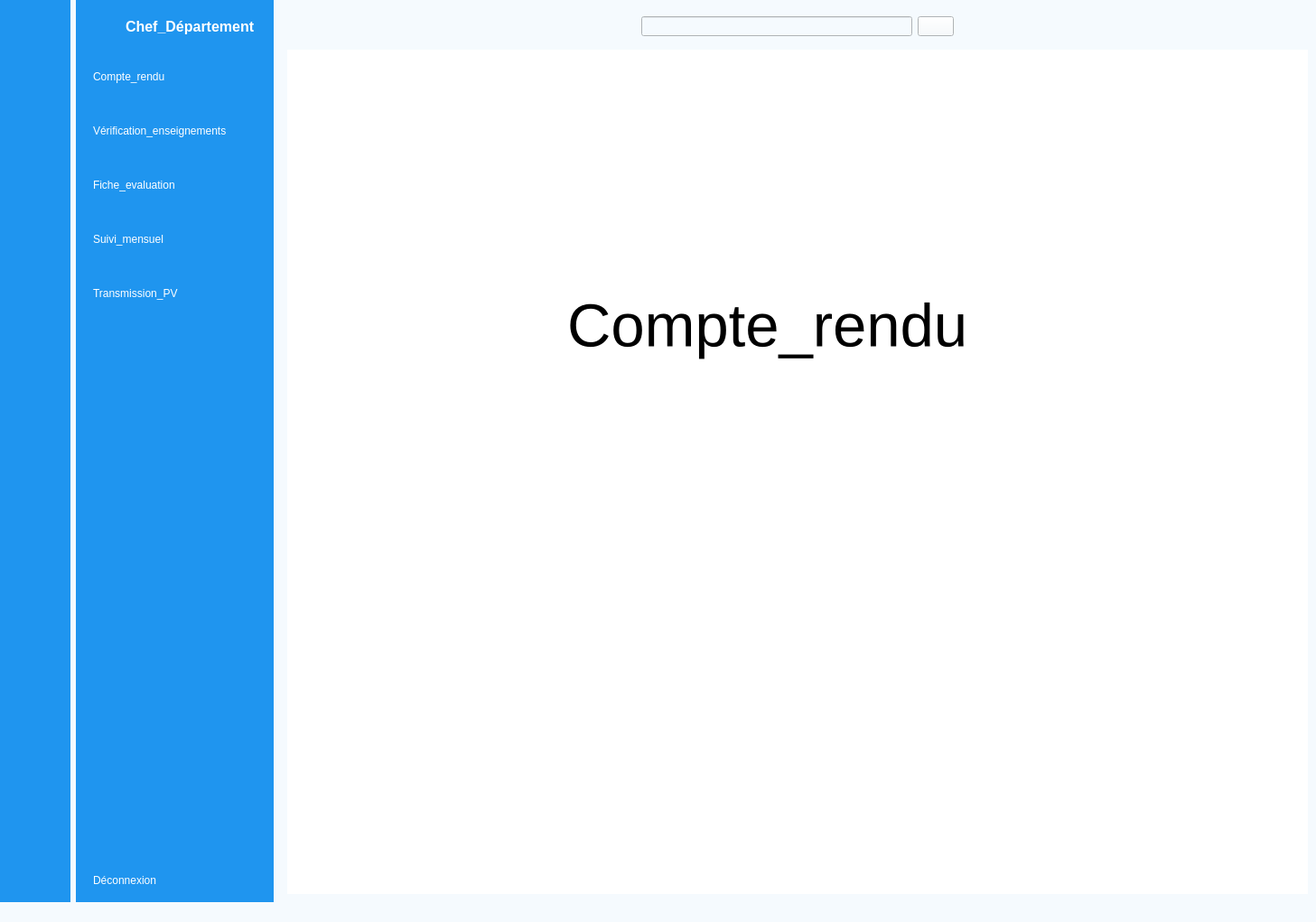
<?xml version="1.0" encoding="UTF-8"?>
<ui version="4.0">
 <class>MainWindow</class>
 <widget class="QMainWindow" name="MainWindow">
  <property name="geometry">
   <rect>
    <x>0</x>
    <y>0</y>
    <width>1457</width>
    <height>1021</height>
   </rect>
  </property>
  <property name="windowTitle">
   <string>MainWindow</string>
  </property>
  <property name="styleSheet">
   <string notr="true">background-color: rgb(245, 250, 254)</string>
  </property>
  <widget class="QWidget" name="centralwidget">
   <layout class="QGridLayout" name="gridLayout">
    <property name="leftMargin">
     <number>0</number>
    </property>
    <property name="topMargin">
     <number>0</number>
    </property>
    <property name="rightMargin">
     <number>0</number>
    </property>
    <property name="bottomMargin">
     <number>0</number>
    </property>
    <item row="0" column="0">
     <widget class="QWidget" name="icon_only_widget" native="true">
      <property name="styleSheet">
       <string notr="true">QWidget{
	background-color: rgb(31, 149, 239);	
}
QPushButton{
	color: white;
	height: 30px;
	border: none;
	border-radius: 10px;
}
QPushButton:checked{
	background-color: #F5FAFE;
	color: #1F95EF;
	font-weight: bold;
}</string>
      </property>
      <layout class="QVBoxLayout" name="verticalLayout_3">
       <item>
        <layout class="QHBoxLayout" name="horizontalLayout_3">
         <item>
          <widget class="QLabel" name="label">
           <property name="minimumSize">
            <size>
             <width>60</width>
             <height>40</height>
            </size>
           </property>
           <property name="maximumSize">
            <size>
             <width>40</width>
             <height>40</height>
            </size>
           </property>
           <property name="text">
            <string/>
           </property>
           <property name="pixmap">
            <pixmap resource="resources.qrc">:/images/Capture d’écran du 2024-04-10 00-58-39.png</pixmap>
           </property>
          </widget>
         </item>
        </layout>
       </item>
       <item>
        <layout class="QVBoxLayout" name="verticalLayout">
         <property name="spacing">
          <number>30</number>
         </property>
         <property name="topMargin">
          <number>15</number>
         </property>
         <item>
          <widget class="QPushButton" name="compte_1">
           <property name="enabled">
            <bool>true</bool>
           </property>
           <property name="text">
            <string/>
           </property>
           <property name="icon">
            <iconset resource="resources.qrc">
             <normaloff>:/images/Capture d’écran du 2024-04-10 12-33-46.png</normaloff>:/images/Capture d’écran du 2024-04-10 12-33-46.png</iconset>
           </property>
           <property name="checkable">
            <bool>true</bool>
           </property>
           <property name="autoExclusive">
            <bool>true</bool>
           </property>
          </widget>
         </item>
         <item>
          <widget class="QPushButton" name="verification_1">
           <property name="text">
            <string/>
           </property>
           <property name="icon">
            <iconset resource="resources.qrc">
             <normaloff>:/images/Capture d’écran du 2024-04-10 01-33-53.png</normaloff>:/images/Capture d’écran du 2024-04-10 01-33-53.png</iconset>
           </property>
           <property name="checkable">
            <bool>true</bool>
           </property>
           <property name="autoExclusive">
            <bool>true</bool>
           </property>
          </widget>
         </item>
         <item>
          <widget class="QPushButton" name="fiche_1">
           <property name="text">
            <string/>
           </property>
           <property name="icon">
            <iconset resource="resources.qrc">
             <normaloff>:/images/Capture d’écran du 2024-04-10 01-34-51.png</normaloff>:/images/Capture d’écran du 2024-04-10 01-34-51.png</iconset>
           </property>
           <property name="checkable">
            <bool>true</bool>
           </property>
           <property name="autoExclusive">
            <bool>true</bool>
           </property>
          </widget>
         </item>
         <item>
          <widget class="QPushButton" name="suivi_1">
           <property name="text">
            <string/>
           </property>
           <property name="icon">
            <iconset resource="resources.qrc">
             <normaloff>:/images/Capture d’écran du 2024-04-10 01-36-10.png</normaloff>:/images/Capture d’écran du 2024-04-10 01-36-10.png</iconset>
           </property>
           <property name="checkable">
            <bool>true</bool>
           </property>
           <property name="autoExclusive">
            <bool>true</bool>
           </property>
          </widget>
         </item>
         <item>
          <widget class="QPushButton" name="transmission_1">
           <property name="text">
            <string/>
           </property>
           <property name="icon">
            <iconset resource="resources.qrc">
             <normaloff>:/images/Capture d’écran du 2024-04-10 12-36-27.png</normaloff>:/images/Capture d’écran du 2024-04-10 12-36-27.png</iconset>
           </property>
           <property name="checkable">
            <bool>true</bool>
           </property>
           <property name="autoExclusive">
            <bool>true</bool>
           </property>
          </widget>
         </item>
        </layout>
       </item>
       <item>
        <spacer name="verticalSpacer">
         <property name="orientation">
          <enum>Qt::Vertical</enum>
         </property>
         <property name="sizeHint" stdset="0">
          <size>
           <width>20</width>
           <height>580</height>
          </size>
         </property>
        </spacer>
       </item>
       <item>
        <widget class="QPushButton" name="pushButton_6">
         <property name="text">
          <string/>
         </property>
         <property name="icon">
          <iconset resource="resources.qrc">
           <normaloff>:/images/Capture d’écran du 2024-04-10 01-45-32.png</normaloff>:/images/Capture d’écran du 2024-04-10 01-45-32.png</iconset>
         </property>
         <property name="checkable">
          <bool>true</bool>
         </property>
        </widget>
       </item>
      </layout>
     </widget>
    </item>
    <item row="0" column="1">
     <widget class="QWidget" name="icon_name_widget" native="true">
      <property name="styleSheet">
       <string notr="true">QWidget{
	background-color: rgb(31, 149, 239);	
	color:white;
}
QPushButton{
	color: white;
	text-align:left;
	height: 30px;
	border:none;
	padding-left: 10px;
	border-top-left-radius: 10px;
	border-bottom-left-radius: 10px;
}
QPushButton:checked{
	background-color: #F5FAFE;
	color: #1F95EF;
	font-weight: bold;
}</string>
      </property>
      <layout class="QVBoxLayout" name="verticalLayout_4">
       <property name="rightMargin">
        <number>0</number>
       </property>
       <item>
        <layout class="QHBoxLayout" name="horizontalLayout_2">
         <property name="rightMargin">
          <number>20</number>
         </property>
         <item>
          <widget class="QLabel" name="label_2">
           <property name="minimumSize">
            <size>
             <width>40</width>
             <height>40</height>
            </size>
           </property>
           <property name="maximumSize">
            <size>
             <width>40</width>
             <height>40</height>
            </size>
           </property>
           <property name="text">
            <string/>
           </property>
           <property name="pixmap">
            <pixmap resource="resources.qrc">:/images/Capture d’écran du 2024-04-10 00-58-39.png</pixmap>
           </property>
           <property name="scaledContents">
            <bool>true</bool>
           </property>
          </widget>
         </item>
         <item>
          <widget class="QLabel" name="label_3">
           <property name="font">
            <font>
             <pointsize>12</pointsize>
             <weight>75</weight>
             <bold>true</bold>
            </font>
           </property>
           <property name="text">
            <string>Chef_Département</string>
           </property>
          </widget>
         </item>
        </layout>
       </item>
       <item>
        <layout class="QVBoxLayout" name="verticalLayout_2">
         <property name="spacing">
          <number>30</number>
         </property>
         <property name="topMargin">
          <number>15</number>
         </property>
         <item>
          <widget class="QPushButton" name="compte_2">
           <property name="text">
            <string>Compte_rendu</string>
           </property>
           <property name="icon">
            <iconset resource="resources.qrc">
             <normaloff>:/images/Capture d’écran du 2024-04-10 12-33-46.png</normaloff>:/images/Capture d’écran du 2024-04-10 12-33-46.png</iconset>
           </property>
           <property name="checkable">
            <bool>true</bool>
           </property>
           <property name="autoExclusive">
            <bool>true</bool>
           </property>
          </widget>
         </item>
         <item>
          <widget class="QPushButton" name="verification_2">
           <property name="text">
            <string>Vérification_enseignements</string>
           </property>
           <property name="icon">
            <iconset resource="resources.qrc">
             <normaloff>:/images/Capture d’écran du 2024-04-10 01-33-53.png</normaloff>:/images/Capture d’écran du 2024-04-10 01-33-53.png</iconset>
           </property>
           <property name="checkable">
            <bool>true</bool>
           </property>
           <property name="autoExclusive">
            <bool>true</bool>
           </property>
          </widget>
         </item>
         <item>
          <widget class="QPushButton" name="fiche_2">
           <property name="text">
            <string>Fiche_evaluation</string>
           </property>
           <property name="icon">
            <iconset resource="resources.qrc">
             <normaloff>:/images/Capture d’écran du 2024-04-10 01-34-51.png</normaloff>:/images/Capture d’écran du 2024-04-10 01-34-51.png</iconset>
           </property>
           <property name="checkable">
            <bool>true</bool>
           </property>
           <property name="autoExclusive">
            <bool>true</bool>
           </property>
          </widget>
         </item>
         <item>
          <widget class="QPushButton" name="suivi_2">
           <property name="text">
            <string>Suivi_mensuel</string>
           </property>
           <property name="icon">
            <iconset resource="resources.qrc">
             <normaloff>:/images/Capture d’écran du 2024-04-10 01-36-10.png</normaloff>:/images/Capture d’écran du 2024-04-10 01-36-10.png</iconset>
           </property>
           <property name="checkable">
            <bool>true</bool>
           </property>
           <property name="autoExclusive">
            <bool>true</bool>
           </property>
          </widget>
         </item>
         <item>
          <widget class="QPushButton" name="transmission_2">
           <property name="text">
            <string>Transmission_PV</string>
           </property>
           <property name="icon">
            <iconset resource="resources.qrc">
             <normaloff>:/images/Capture d’écran du 2024-04-10 12-36-27.png</normaloff>:/images/Capture d’écran du 2024-04-10 12-36-27.png</iconset>
           </property>
           <property name="checkable">
            <bool>true</bool>
           </property>
           <property name="autoExclusive">
            <bool>true</bool>
           </property>
          </widget>
         </item>
        </layout>
       </item>
       <item>
        <spacer name="verticalSpacer_2">
         <property name="orientation">
          <enum>Qt::Vertical</enum>
         </property>
         <property name="sizeHint" stdset="0">
          <size>
           <width>20</width>
           <height>580</height>
          </size>
         </property>
        </spacer>
       </item>
       <item>
        <widget class="QPushButton" name="pushButton_12">
         <property name="text">
          <string>Déconnexion</string>
         </property>
         <property name="icon">
          <iconset resource="resources.qrc">
           <normaloff>:/images/Capture d’écran du 2024-04-10 01-45-32.png</normaloff>:/images/Capture d’écran du 2024-04-10 01-45-32.png</iconset>
         </property>
         <property name="checkable">
          <bool>true</bool>
         </property>
        </widget>
       </item>
      </layout>
     </widget>
    </item>
    <item row="0" column="2">
     <widget class="QWidget" name="main_menu" native="true">
      <layout class="QVBoxLayout" name="verticalLayout_5">
       <item>
        <widget class="QWidget" name="header_widget" native="true">
         <layout class="QHBoxLayout" name="horizontalLayout_4">
          <item>
           <widget class="QPushButton" name="menu">
            <property name="styleSheet">
             <string notr="true">border:none;</string>
            </property>
            <property name="text">
             <string/>
            </property>
            <property name="icon">
             <iconset resource="resources.qrc">
              <normaloff>:/images/Capture d’écran du 2024-04-10 01-58-39.png</normaloff>:/images/Capture d’écran du 2024-04-10 01-58-39.png</iconset>
            </property>
            <property name="iconSize">
             <size>
              <width>30</width>
              <height>30</height>
             </size>
            </property>
            <property name="checkable">
             <bool>true</bool>
            </property>
           </widget>
          </item>
          <item>
           <spacer name="horizontalSpacer">
            <property name="orientation">
             <enum>Qt::Horizontal</enum>
            </property>
            <property name="sizeHint" stdset="0">
             <size>
              <width>339</width>
              <height>20</height>
             </size>
            </property>
           </spacer>
          </item>
          <item>
           <layout class="QHBoxLayout" name="horizontalLayout">
            <item>
             <widget class="QLineEdit" name="lineEdit"/>
            </item>
            <item>
             <widget class="QPushButton" name="pushButton_14">
              <property name="text">
               <string/>
              </property>
              <property name="icon">
               <iconset resource="resources.qrc">
                <normaloff>:/images/Capture d’écran du 2024-04-10 10-06-07.png</normaloff>:/images/Capture d’écran du 2024-04-10 10-06-07.png</iconset>
              </property>
              <property name="iconSize">
               <size>
                <width>30</width>
                <height>30</height>
               </size>
              </property>
             </widget>
            </item>
           </layout>
          </item>
          <item>
           <spacer name="horizontalSpacer_2">
            <property name="orientation">
             <enum>Qt::Horizontal</enum>
            </property>
            <property name="sizeHint" stdset="0">
             <size>
              <width>339</width>
              <height>20</height>
             </size>
            </property>
           </spacer>
          </item>
          <item>
           <widget class="QPushButton" name="pushButton_15">
            <property name="styleSheet">
             <string notr="true">border:none;</string>
            </property>
            <property name="text">
             <string/>
            </property>
            <property name="icon">
             <iconset resource="resources.qrc">
              <normaloff>:/images/Capture d’écran du 2024-04-10 10-10-46.png</normaloff>:/images/Capture d’écran du 2024-04-10 10-10-46.png</iconset>
            </property>
            <property name="iconSize">
             <size>
              <width>30</width>
              <height>30</height>
             </size>
            </property>
           </widget>
          </item>
         </layout>
        </widget>
       </item>
       <item>
        <widget class="QStackedWidget" name="stackedWidget">
         <property name="styleSheet">
          <string notr="true">background-color: rgb(255, 255, 255);</string>
         </property>
         <widget class="QWidget" name="page_compte_rendu">
          <widget class="QLabel" name="label_4">
           <property name="geometry">
            <rect>
             <x>310</x>
             <y>250</y>
             <width>511</width>
             <height>111</height>
            </rect>
           </property>
           <property name="font">
            <font>
             <pointsize>50</pointsize>
            </font>
           </property>
           <property name="text">
            <string>Compte_rendu</string>
           </property>
          </widget>
         </widget>
         <widget class="QWidget" name="page_verification">
          <widget class="QLabel" name="label_5">
           <property name="geometry">
            <rect>
             <x>370</x>
             <y>240</y>
             <width>331</width>
             <height>131</height>
            </rect>
           </property>
           <property name="font">
            <font>
             <pointsize>20</pointsize>
            </font>
           </property>
           <property name="text">
            <string>Verification_enseignements</string>
           </property>
          </widget>
         </widget>
         <widget class="QWidget" name="page_evaluation">
          <widget class="QLabel" name="label_6">
           <property name="geometry">
            <rect>
             <x>390</x>
             <y>210</y>
             <width>281</width>
             <height>161</height>
            </rect>
           </property>
           <property name="font">
            <font>
             <pointsize>20</pointsize>
            </font>
           </property>
           <property name="text">
            <string>Fiche_evaluation</string>
           </property>
          </widget>
         </widget>
         <widget class="QWidget" name="page_suivi">
          <widget class="QLabel" name="label_7">
           <property name="geometry">
            <rect>
             <x>350</x>
             <y>160</y>
             <width>241</width>
             <height>171</height>
            </rect>
           </property>
           <property name="font">
            <font>
             <pointsize>20</pointsize>
            </font>
           </property>
           <property name="text">
            <string>Page_suivi</string>
           </property>
          </widget>
         </widget>
         <widget class="QWidget" name="page_transmission">
          <widget class="QLabel" name="label_8">
           <property name="geometry">
            <rect>
             <x>330</x>
             <y>200</y>
             <width>341</width>
             <height>161</height>
            </rect>
           </property>
           <property name="font">
            <font>
             <pointsize>20</pointsize>
            </font>
           </property>
           <property name="text">
            <string>Transmission_PV</string>
           </property>
          </widget>
         </widget>
        </widget>
       </item>
      </layout>
     </widget>
    </item>
   </layout>
  </widget>
  <widget class="QMenuBar" name="menubar">
   <property name="geometry">
    <rect>
     <x>0</x>
     <y>0</y>
     <width>1457</width>
     <height>22</height>
    </rect>
   </property>
  </widget>
  <widget class="QStatusBar" name="statusbar"/>
 </widget>
 <resources>
  <include location="resources.qrc"/>
 </resources>
 <connections>
  <connection>
   <sender>menu</sender>
   <signal>toggled(bool)</signal>
   <receiver>icon_only_widget</receiver>
   <slot>setHidden(bool)</slot>
   <hints>
    <hint type="sourcelabel">
     <x>352</x>
     <y>73</y>
    </hint>
    <hint type="destinationlabel">
     <x>73</x>
     <y>473</y>
    </hint>
   </hints>
  </connection>
  <connection>
   <sender>menu</sender>
   <signal>toggled(bool)</signal>
   <receiver>icon_name_widget</receiver>
   <slot>setVisible(bool)</slot>
   <hints>
    <hint type="sourcelabel">
     <x>355</x>
     <y>69</y>
    </hint>
    <hint type="destinationlabel">
     <x>290</x>
     <y>537</y>
    </hint>
   </hints>
  </connection>
  <connection>
   <sender>transmission_1</sender>
   <signal>toggled(bool)</signal>
   <receiver>transmission_2</receiver>
   <slot>setChecked(bool)</slot>
   <hints>
    <hint type="sourcelabel">
     <x>68</x>
     <y>346</y>
    </hint>
    <hint type="destinationlabel">
     <x>103</x>
     <y>344</y>
    </hint>
   </hints>
  </connection>
  <connection>
   <sender>suivi_1</sender>
   <signal>toggled(bool)</signal>
   <receiver>suivi_2</receiver>
   <slot>setChecked(bool)</slot>
   <hints>
    <hint type="sourcelabel">
     <x>62</x>
     <y>283</y>
    </hint>
    <hint type="destinationlabel">
     <x>107</x>
     <y>284</y>
    </hint>
   </hints>
  </connection>
  <connection>
   <sender>fiche_1</sender>
   <signal>toggled(bool)</signal>
   <receiver>fiche_2</receiver>
   <slot>setChecked(bool)</slot>
   <hints>
    <hint type="sourcelabel">
     <x>57</x>
     <y>229</y>
    </hint>
    <hint type="destinationlabel">
     <x>108</x>
     <y>229</y>
    </hint>
   </hints>
  </connection>
  <connection>
   <sender>verification_1</sender>
   <signal>toggled(bool)</signal>
   <receiver>verification_2</receiver>
   <slot>setChecked(bool)</slot>
   <hints>
    <hint type="sourcelabel">
     <x>50</x>
     <y>172</y>
    </hint>
    <hint type="destinationlabel">
     <x>119</x>
     <y>172</y>
    </hint>
   </hints>
  </connection>
  <connection>
   <sender>compte_1</sender>
   <signal>toggled(bool)</signal>
   <receiver>compte_2</receiver>
   <slot>setChecked(bool)</slot>
   <hints>
    <hint type="sourcelabel">
     <x>62</x>
     <y>103</y>
    </hint>
    <hint type="destinationlabel">
     <x>102</x>
     <y>103</y>
    </hint>
   </hints>
  </connection>
  <connection>
   <sender>compte_2</sender>
   <signal>toggled(bool)</signal>
   <receiver>compte_1</receiver>
   <slot>setChecked(bool)</slot>
   <hints>
    <hint type="sourcelabel">
     <x>102</x>
     <y>109</y>
    </hint>
    <hint type="destinationlabel">
     <x>60</x>
     <y>111</y>
    </hint>
   </hints>
  </connection>
  <connection>
   <sender>verification_2</sender>
   <signal>toggled(bool)</signal>
   <receiver>verification_1</receiver>
   <slot>setChecked(bool)</slot>
   <hints>
    <hint type="sourcelabel">
     <x>97</x>
     <y>160</y>
    </hint>
    <hint type="destinationlabel">
     <x>67</x>
     <y>160</y>
    </hint>
   </hints>
  </connection>
  <connection>
   <sender>fiche_2</sender>
   <signal>toggled(bool)</signal>
   <receiver>fiche_1</receiver>
   <slot>setChecked(bool)</slot>
   <hints>
    <hint type="sourcelabel">
     <x>98</x>
     <y>221</y>
    </hint>
    <hint type="destinationlabel">
     <x>67</x>
     <y>220</y>
    </hint>
   </hints>
  </connection>
  <connection>
   <sender>suivi_2</sender>
   <signal>toggled(bool)</signal>
   <receiver>suivi_1</receiver>
   <slot>setChecked(bool)</slot>
   <hints>
    <hint type="sourcelabel">
     <x>110</x>
     <y>287</y>
    </hint>
    <hint type="destinationlabel">
     <x>63</x>
     <y>287</y>
    </hint>
   </hints>
  </connection>
  <connection>
   <sender>transmission_2</sender>
   <signal>toggled(bool)</signal>
   <receiver>transmission_1</receiver>
   <slot>setChecked(bool)</slot>
   <hints>
    <hint type="sourcelabel">
     <x>107</x>
     <y>349</y>
    </hint>
    <hint type="destinationlabel">
     <x>61</x>
     <y>349</y>
    </hint>
   </hints>
  </connection>
  <connection>
   <sender>pushButton_6</sender>
   <signal>toggled(bool)</signal>
   <receiver>MainWindow</receiver>
   <slot>close()</slot>
   <hints>
    <hint type="sourcelabel">
     <x>43</x>
     <y>985</y>
    </hint>
    <hint type="destinationlabel">
     <x>43</x>
     <y>1026</y>
    </hint>
   </hints>
  </connection>
  <connection>
   <sender>pushButton_12</sender>
   <signal>toggled(bool)</signal>
   <receiver>MainWindow</receiver>
   <slot>close()</slot>
   <hints>
    <hint type="sourcelabel">
     <x>144</x>
     <y>980</y>
    </hint>
    <hint type="destinationlabel">
     <x>152</x>
     <y>1022</y>
    </hint>
   </hints>
  </connection>
 </connections>
</ui>
